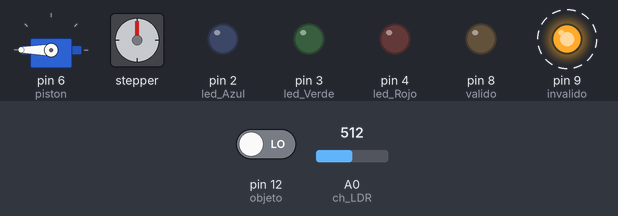
Simulated run of this sketch. Board: Arduino Uno, built with avr-gcc and run on an emulated ATmega328P. Shown: servo, stepper motor, output pins drawn as LEDs (lit = HIGH). Dashed ring = blinking. Inputs (shaded band) come from the test bench; at power-on: pin 12 (objeto) LOW, A0 (ch_LDR) = 512. Stepper angles assume 2048 steps per turn; what the sketch prints to the serial monitor is not drawn.

Above: at 0.35 s.
At 4.7 s:
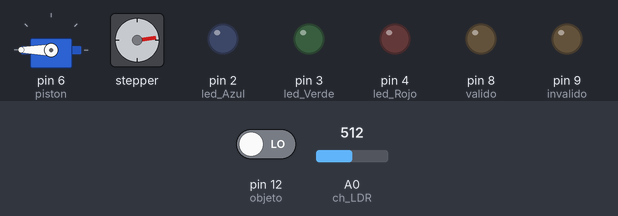
4.8 s: pin 12 (objeto) driven LOW
At 5.06 s:
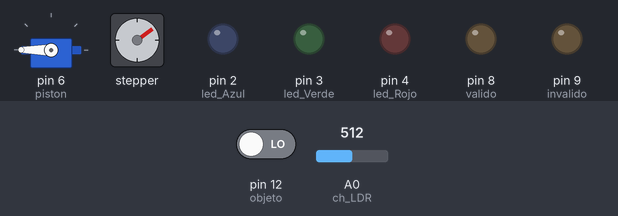
Timing chart, 0 to 35.6 s (numbered marks = the images above; inputs shaded):
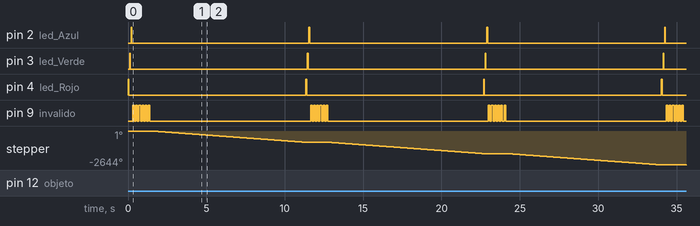

Measured:
- by itself, pin 2 (led_Azul), pin 3 (led_Verde), pin 4 (led_Rojo): alternates HIGH for 0.05 s and LOW for 11.3 s
- by itself, pin 9 (invalido): repeats every 11.3 s: 5 × (LOW 0.10 s, HIGH 0.10 s), LOW 10.2 s, HIGH 0.10 s

The sketch:

practica_3.ino
```cpp
#include <Stepper.h>
#include <Servo.h>

//Directivas del preprocesador
#define ch_LDR    A0  //pin A0 del arduino, a este conectaremos el punto medio del divisor de tension entre LDR y una resistencia de 33K
#define led_Azul  2   //led azul conectado al pin 3
#define led_Verde 3   //led verde conectado al pin 4
#define led_Rojo  4   //led rojo conectado al pin 5
#define pinA 15  //Pines del Stepper
#define pinB 16  //Pines del Stepper
#define pinC 17  //Pines del Stepper
#define pinD 18  //Pines del Stepper
#define objeto 12  //Sensor de objetos
#define valido 8   //Indicador de verde detectado
#define invalido 9  //Indicador de verde no detectado

//Variables
//Valores analogicos de la intensidad de cada color
int resultado_azul, resultado_rojo, resultado_verde;
//Valores analogicos leidos por la LDR
int resultado;

//Valor de umbral para los colores
int tol = 8; //este valor lo podremos cambiar segun los valores leidos por nuestra LDR
//Constructor
Stepper Banda(2048,pinA,pinC,pinB,pinD);   //Constructor del Stepper
Servo piston;  //Constructor del Servo

void setup() {
  //Comunicacion serial
  Serial.begin(9600);

  //Configuracion de I/O
  pinMode(ch_LDR, INPUT); //pin A0 como entrada
  pinMode(led_Azul, OUTPUT); //pin 3 como salida
  pinMode(led_Verde, OUTPUT); //pin 4 como salida
  pinMode(led_Rojo, OUTPUT);  //pin 5 como salida
  pinMode(valido, OUTPUT);
  pinMode(invalido, OUTPUT);

  //Los leds inician en un estado de bajo
  digitalWrite(led_Azul, LOW);
  digitalWrite(led_Verde, LOW);
  digitalWrite(led_Rojo, LOW);

  //Configuracion Banda
  Banda.setSpeed(15);
  //Configuracion Servo
  piston.attach(6);
  piston.write(180);  //Posicion de inicio del Servo
}

void loop() {
  if(digitalRead(objeto) == true){  //Si no hay un objeto
    Banda.step(-1);
    }
    if(digitalRead(objeto) == false){   //Si hay un objeto
    color();
    }
}
int color(){
  //Enciendo el led rojo
  digitalWrite(led_Rojo, HIGH);
  //espero 150 milisegundos
  delay(50);

  //Leo el valor captado por la LDR
  resultado = analogRead(ch_LDR);
  resultado_rojo = map(resultado, 0,1023,0,255);  //lo linealizo
  digitalWrite(led_Rojo, LOW);
  delay(50);

  //Enciendo el led verde
  digitalWrite(led_Verde, HIGH);
  //espero 150 milisegundos
  delay(50);

  //Leo el valor captado por la LDR
  resultado = analogRead(ch_LDR);
  resultado_verde = map(resultado, 0,1023,0,255);  //lo linealizo
  digitalWrite(led_Verde, LOW);
  delay(50);

   //Enciendo el led azul
  digitalWrite(led_Azul, HIGH);
  //espero 150 milisegundos
  delay(50);

  //Leo el valor captado por la LDR
  resultado = analogRead(ch_LDR);
  resultado_azul = map(resultado, 0,1023,0,255);  //lo linealizo
  digitalWrite(led_Azul, LOW);
  delay(50);

  if(resultado_verde > resultado_azul && resultado_verde > resultado_rojo){  //Si el valor de verde es mayor a los demas
    digitalWrite(valido, HIGH); //Aviso de verde detectado
    Serial.println("Verde OK");
    Serial.println("Posicionado");
    Banda.step(-2048);    //Mueve el objeto a la posicion del Servo
    delay(100);
    Serial.println("Piston");
    piston.write(0);  // Mueve el servo a la posicion de empuje
    delay(500);
    piston.write(180);  //Regresa el servo a su posicion de inicio
    digitalWrite(valido, LOW); //Apaga la luz de verde detectado
    }
    else{
      Serial.println("No valido");  //El color escaneado no es verde
      for(int i = 0; i < 12; i++){
      digitalWrite(invalido, !digitalRead(invalido));
      delay(100);
      }
      Banda.step(-5000);   //Mueve el objeto fuera del rango del sensor de objetos para evitar lecturas en loop
      }
  }
```
